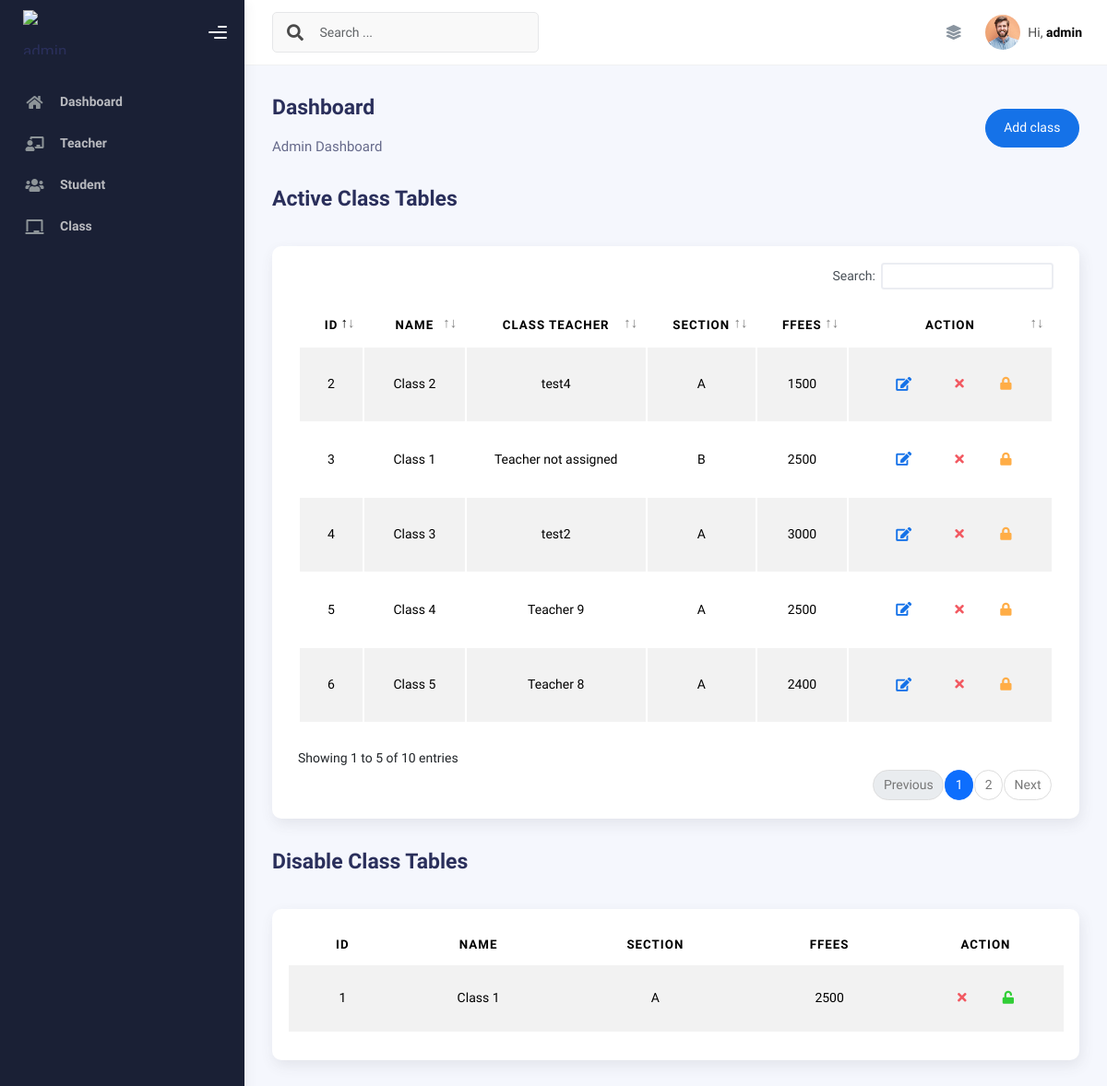
Page /admin/class.php (signed in) on the committed database.
### tables this page shows
CREATE TABLE `class` (
  `id` int(11) NOT NULL,
  `name` varchar(20) NOT NULL,
  `teacher_id` int(11) DEFAULT NULL,
  `section` varchar(10) NOT NULL,
  `strength` int(11) NOT NULL,
  `fees` int(5) NOT NULL,
  `status` tinyint(1) NOT NULL DEFAULT 1,
  `created_at` timestamp NOT NULL DEFAULT current_timestamp(),
  `updated_at` timestamp NOT NULL DEFAULT current_timestamp()
);

CREATE TABLE `teacher` (
  `id` int(11) NOT NULL,
  `name` varchar(255) NOT NULL,
  `password` varchar(255) NOT NULL,
  `phone` varchar(255) NOT NULL,
  `email` varchar(255) NOT NULL,
  `profileimage` varchar(255) NOT NULL,
  `status` tinyint(1) NOT NULL DEFAULT 1,
  `address` varchar(255) NOT NULL,
  `created_at` timestamp NOT NULL DEFAULT current_timestamp(),
  `updated_at` timestamp NOT NULL DEFAULT current_timestamp()
);

### admin/class.php (the view, shortened to what this page needs)
<?php
require_once('../includes/db.php');
?>
<!DOCTYPE html>
<html lang="en">
<head>
  <?php
  require_once('../includes/dashboard_header.php')
  ?>
</head>
<body>
  <div class="wrapper">
    <?php
      require_once('includes/sidebar.inc.php')
    ?>
    <div class="main-panel">
    <?php
      require_once('includes/navbar.inc.php')
    ?>
      <div class="container">
        <div class="page-inner">
          <div
            class="d-flex align-items-left align-items-md-center flex-column flex-md-row pt-2 pb-4">
            <div>
              <h3 class="fw-bold mb-3">Dashboard</h3>
              <h6 class="op-7 mb-2">Admin Dashboard</h6>
            </div>
            <div class="ms-md-auto py-2 py-md-0">
                <a href="register_class.php" class="btn btn-primary btn-round">Add class</a>
            </div>
          </div>
          <div class="page-header">
            <h3 class="fw-bold mb-3">Active Class Tables </h3>
          </div>
          <div class="row">
            <div class="col-md-12">
              <div class="card">
                <div class="card-body">
                <?php
                  $s = "SELECT class.*, teacher.id AS teacher_id, teacher.name AS teacher_name
                  FROM class
                  LEFT JOIN teacher
                  ON class.teacher_id = teacher.id
                  WHERE class.status=1";
                  $sth = $pdo->prepare($s, array(PDO::ATTR_CURSOR => PDO::CURSOR_FWDONLY));
                  $sth->execute();
                  ?>
                  <div class="table-responsive">
                      <table id="add-row" class="display table table-striped table-hover">
                          <thead class="text-center">
                              <tr>
                                  <th>ID</th>
                                  <th>Name</th>
                                  <th>Class Teacher</th>
                                  <th>Section</th>
                                  <th>fFees</th>
                                  <th style="width: 20%">Action</th>
                              </tr>
                          </thead>
                          <tbody class="text-center">
                              <?php
                              $allRows = $sth->fetchAll();
                              foreach ($allRows as $Row) {
                                  echo "<tr>";
                                  echo "<td>" . $Row['id'] . "</td>";
                                  echo "<td>" . $Row['name'] . "</td>";
                                  echo "<td>" . ($Row['teacher_name'] ? $Row['teacher_name'] : "Teacher not assigned") . "</td>";
                                  echo "<td>" . $Row['section'] . "</td>";
                                  echo "<td>" . $Row['fees'] . "</td>";
                                  echo '<td>
                                  <div class="form-button-action">
                                      <button
                                          type="button"
                                          class="btn btn-link btn-primary btn-lg edit"
                                          data-id="' . $Row['id'] . '"
                                          title="Edit class">
                                          <i class="fa fa-edit"></i>
                                      </button>
                                      <button
                                          type="button"
                                          class="btn btn-link btn-danger delete"
                                          data-id="' . $Row['id'] . '"
                                          title="Remove class">
                                          <i class="fa fa-times"></i>
                                      </button>
                                      <button
                                          type="button"
                                          class="btn btn-link btn-warning disable"
                                          data-id="' . $Row['id'] . '"
                                          title="disable class">
                                          <i class="fa fa-lock" aria-hidden="true"></i>
                                      </button>
                                  </div>
                                </td>';
                                            echo "</tr>";
                                          }
                                          ?>
                                        </tbody>
                      </table>
                  </div>
                </div>
              </div>
            </div>
          </div>
          <div class="page-header">
            <h3 class="fw-bold mb-3">Disable Class Tables </h3>
          </div>
          <div class="row">
            <div class="col-md-12">
              <div class="card">
                <div class="card-body">
                <?php
                  $s="SELECT * FROM class where status=0";
                  $sth = $pdo->prepare($s);
                  $sth->execute();
                  ?>
                  <div class="table-responsive">
                      <table id="add-row" class="display table table-striped table-hover">
                          <thead class="text-center">
                              <tr>
                                  <th>ID</th>
                                  <th>Name</th>
                                  <th>Section</th>
                                  <th>fFees</th>
                                  <th style="width: 20%">Action</th>
                              </tr>
                          </thead>
                          <tbody class="text-center">
                              <?php
                              $allRows = $sth->fetchAll();
                              foreach ($allRows as $Row) {
                                  echo "<tr>";
                                  echo "<td>" . $Row['id'] . "</td>";
                                  echo "<td>" . $Row['name'] . "</td>";
                                  echo "<td>" . $Row['section'] . "</td>";
                                  echo "<td>" . $Row['fees'] . "</td>";
                                  echo '<td>
                                  <div class="form-button-action">
                                      <button
                                          type="button"
                                          class="btn btn-link btn-danger delete"
                                          data-id="' . $Row['id'] . '"
                                          title="Remove class">
                                          <i class="fa fa-times"></i>
                                      </button>
                                  <button
                                          type="button"
                                          class="btn btn-link btn-success active"
                                          data-id="' . $Row['id'] . '"
                                          title="active class">
                                          <i class="fa fa-unlock" aria-hidden="true"></i>
                                      </button>
                                  </div>
                                </td>';
                                            echo "</tr>";
                                          }
                                          ?>
                                        </tbody>
                      </table>
                  </div>
                </div>
              </div>
            </div>
          </div>
        </div>
      </div>
    </div>
</body>
</html>

### includes/dashboard_header.php (shortened to what this page needs)
<link rel="stylesheet" href="../dashboard_assets/css/bootstrap.min.css" />
<link rel="stylesheet" href="../dashboard_assets/css/plugins.min.css" />
<link rel="stylesheet" href="../dashboard_assets/css/kaiadmin.min.css" />
<link rel="stylesheet" type="text/css" href="https://cdn.datatables.net/buttons/2.2.3/css/buttons.dataTables.min.css">

### admin/includes/sidebar.inc.php (shortened to what this page needs)
<div class="sidebar" data-background-color="dark">
    <div class="sidebar-logo">
        <div class="logo-header" data-background-color="dark">
            <a href="index.php" class="logo">
            <img width="48" height="48" src="https://img.icons8.com/color/48/administrator-male--v1.png" alt="administrator-male--v1"/>
        </a>
            <div class="nav-toggle">
                <button class="btn btn-toggle toggle-sidebar">
                    <i class="gg-menu-right"></i>
                </button>
            </div>
        </div>
    </div>
    <div class="sidebar-wrapper scrollbar scrollbar-inner">
        <div class="sidebar-content">
            <ul class="nav nav-secondary">
                <li class="nav-item">
                    <a href="index.php" >
                        <i class="fas fa-home"></i>
                        <p>Dashboard</p>
                    </a>
                </li>
                <li class="nav-item">
                    <a href="teacher.php">
                    <i class="fas fa-chalkboard-teacher"></i>
                        <p>Teacher</p>
                    </a>
                </li>
                <li class="nav-item">
                    <a href="student.php">
                    <i class="fas fa-users"></i>
                        <p>Student</p>
                    </a>
                </li>
                <li class="nav-item">
                    <a href="class.php">
                    <i class="fas fa-chalkboard"></i>
                        <p>Class</p>
                    </a>
                </li>
            </ul>
        </div>
    </div>
</div>

### admin/includes/navbar.inc.php (shortened to what this page needs)
<?php
$admin_name     = $_SESSION['admin_name'];
$admin_profile  = $_SESSION['admin_profile'];
?>
<div class="main-header">
        <nav
          class="navbar navbar-header navbar-header-transparent navbar-expand-lg border-bottom">
          <div class="container-fluid">
            <nav class="navbar navbar-header-left navbar-expand-lg navbar-form nav-search p-0 d-none d-lg-flex">
              <div class="input-group">
                <div class="input-group-prepend">
                  <button type="submit" class="btn btn-search pe-1">
                    <i class="fa fa-search search-icon"></i>
                  </button>
                </div>
                <input
                  type="text"
                  placeholder="Search ..."
                  class="form-control" />
              </div>
            </nav>
            <ul class="navbar-nav topbar-nav ms-md-auto align-items-center">
              <li class="nav-item topbar-icon dropdown hidden-caret">
                <a
                  class="nav-link"
                  data-bs-toggle="dropdown"
                  href="#"
                  aria-expanded="false">
                  <i class="fas fa-layer-group"></i>
                </a>
              </li>
              <li class="nav-item topbar-user dropdown hidden-caret">
                <a
                  class="dropdown-toggle profile-pic"
                  data-bs-toggle="dropdown"
                  href="#"
                  aria-expanded="false">
                  <div class="avatar-sm">
                    <img
                      src="<?php echo $admin_profile; ?>"
                      alt="..."
                      class="avatar-img rounded-circle" />
                  </div>
                  <span class="profile-username">
                    <span class="op-7">Hi,</span>
                    <span class="fw-bold"> <?php echo $admin_name;?></span>
                  </span>
                </a>
              </li>
            </ul>
          </div>
        </nav>
      </div>

### rows in the picture
class: id "2", name "Class 2", teacher.name "test4", section "A", fees "1500"
class: id "3", name "Class 1", shows "Teacher not assigned", section "B", fees "2500"
class: id "4", name "Class 3", teacher.name "test2", section "A", fees "3000"
class: id "5", name "Class 4", teacher.name "Teacher 9", section "A", fees "2500"
class: id "6", name "Class 5", teacher.name "Teacher 8", section "A", fees "2400"
class: id "1", name "Class 1", section "A", fees "2500"

### other values in the picture
$admin_name "admin"
